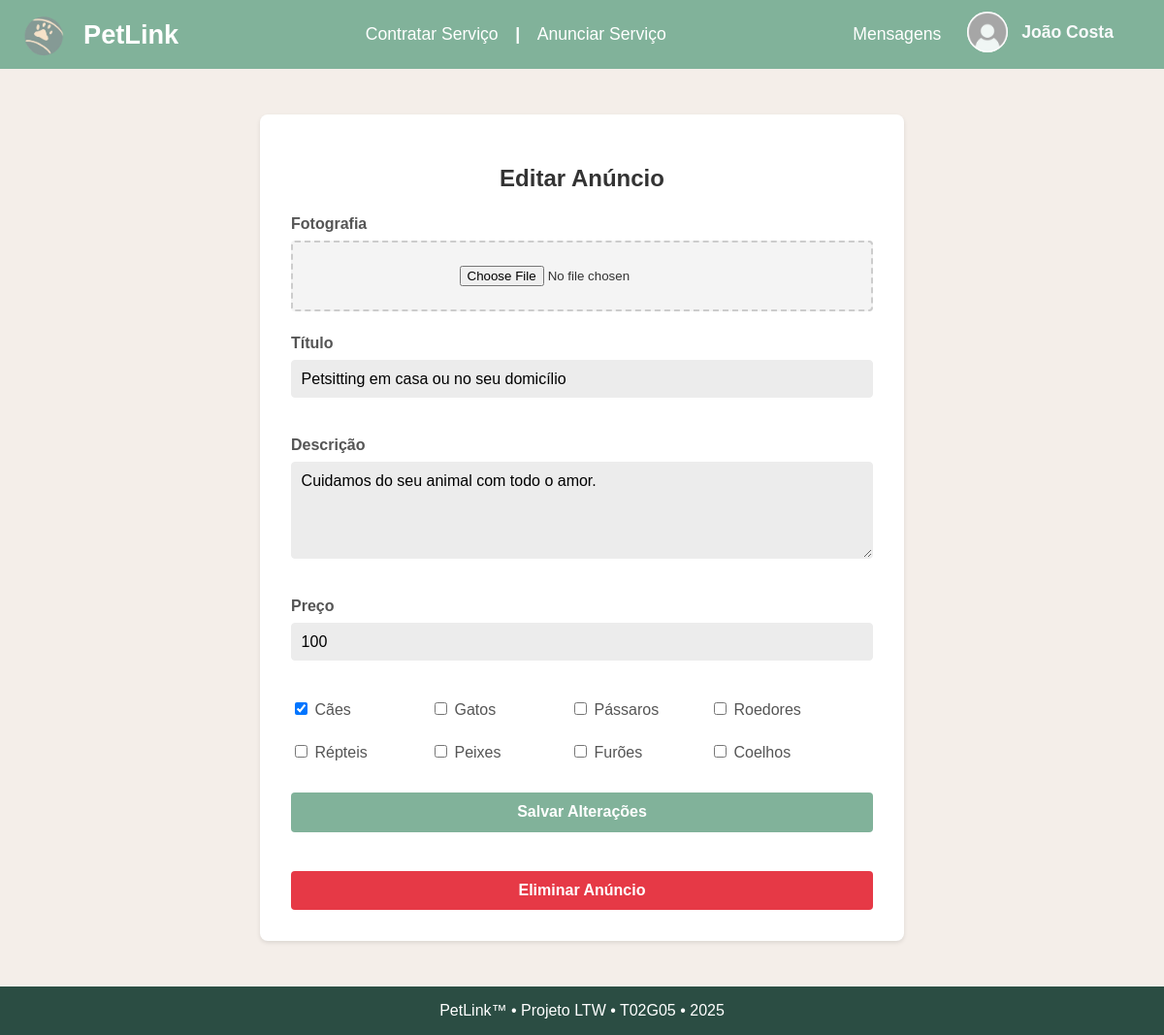
Screenshot of /pages/edit_ad.php?id=2 (signed in) with the database file from the repository.
### tables this page shows
CREATE TABLE Ads (
    ad_id           INTEGER PRIMARY KEY AUTOINCREMENT,
    service_id      INTEGER NOT NULL,
    freelancer_id   INTEGER NOT NULL,
    title           TEXT NOT NULL,
    description     TEXT NOT NULL,
    price           REAL NOT NULL,
    price_period    TEXT NOT NULL,
    created_at      TIMESTAMP DEFAULT CURRENT_TIMESTAMP,

    FOREIGN KEY (freelancer_id) REFERENCES Users(user_id) ON DELETE CASCADE,
    FOREIGN KEY (service_id) REFERENCES Services(service_id) ON DELETE RESTRICT,
    CONSTRAINT valid_price_period CHECK (price_period IN ('hora', 'semana', 'dia', 'mês'))
);

### pages/edit_ad.php (called while the page is built, shortened)
<?php
require_once('../templates/layout.php');
require_once('../templates/edit_ad.php');
$db = getDatabaseConnection();
$userId = $_SESSION['user_id'];
$adId = isset($_GET['id']) ? intval($_GET['id']) : null;
$stmt = $db->prepare('SELECT * FROM Ads WHERE ad_id = ? AND freelancer_id = ?');
$stmt->execute([$adId, $userId]);
$ad = $stmt->fetch();
$animalStmt = $db->prepare('SELECT animal_id FROM Ad_animals WHERE ad_id = ?');
$animalStmt->execute([$adId]);
$associatedAnimals = $animalStmt->fetchAll(PDO::FETCH_COLUMN);
$success = isset($_GET['success']) ? intval($_GET['success']) : 0;
drawEditAd($ad, $associatedAnimals, $success);
?>

### templates/edit_ad.php (the view, shortened to what this page needs)
<?php function drawEditAd(array $ad, array $associated_animals, int $success): void { ?>
<main class="ads-layout">
    <section class="ad-content">
        <div class="form-container">
            <h2>Editar Anúncio</h2>
            <form action="../actions/action_editAd.php" method="post" enctype="multipart/form-data">
                <label for="animal-picture">Fotografia</label>
                    <div class="upload-box">
                        <input type="file" id="ad-picture" name="ad-picture" accept="image/*">
                    </div>
                <label for="ad-title">Título</label>
                <input type="text" id="ad-title" name="title" value="<?= htmlspecialchars($ad['title']) ?>" required>
                <label for="ad-description">Descrição</label>
                <textarea id="ad-description" name="description" required><?= htmlspecialchars($ad['description']) ?></textarea>
                <label for="ad-price">Preço</label>
                <input type="number" id="ad-price" name="price" step="0.01" value="<?= htmlspecialchars((string)$ad['price']) ?>" required>
                <div class="animal-checkboxes">
                    <?php
                    $animalOptions = [
                        1 => 'Cães',
                        2 => 'Gatos',
                        3 => 'Pássaros',
                        4 => 'Roedores',
                        5 => 'Répteis',
                        6 => 'Peixes',
                        7 => 'Furões',
                        8 => 'Coelhos'
                    ];
                    foreach ($animalOptions as $value => $label): ?>
                        <label>
                            <input type="checkbox"
                                name="animais[]"
                                value="<?= $value ?>"
                                <?= in_array($value, $associated_animals) ? 'checked' : '' ?>>
                            <?= htmlspecialchars($label) ?>
                        </label>
                    <?php endforeach; ?>
                </div>
                <button type="submit">Salvar Alterações</button>
            </form>
            <form action="../actions/action_deleteAd.php" method="post" style="display:inline;">
                <button type="submit" class="delete-button" onclick="return confirm('Tens certeza que queres deletar este anúncio PERMANENTEMENTE?')">Eliminar Anúncio</button>
            </form>
        </div>
    </section>
</main>
<?php } ?>

### stylesheets/style.css (style rules this page uses)
body { font-family: sans-serif; margin: 0; padding: 0; background-color: #f4eee9; color: #333; height: 100%; display: flex; flex-direction: column; }
.form-container { max-width: 600px; margin: 2em auto; background: white; padding: 2em; border-radius: 8px; box-shadow: 0 2px 4px rgba(0, 0, 0, 0.1); }
.form-container textarea { font-family: inherit; }
.form-container h2 { text-align: center; margin-bottom: 1em; font-size: 1.5em; color: #333; }
.form-container label { display: block; margin-bottom: 8px; font-weight: bold; color: #555; }
.form-container input[type="text"], .form-container input[type="number"], .form-container input[type="email"], .form-container input[type="password"], .form-container input[type="tel"], .form-container select, .form-container textarea { width: 100%; padding: 0.6em; border-radius: 4px; border: 1.5px solid #ececec; background-color: #ececec; margin-bottom: 1.5em; font-size: 1em; box-sizing: border-box; }
.form-container textarea { resize: vertical; min-height: 100px; }
.form-container button { width: 100%; padding: 0.7em; background-color: #81B29A; color: white; border: none; border-radius: 4px; font-size: 1em; font-weight: bold; cursor: pointer; transition: background-color 0.3s; }
.form-container .delete-button { background-color: #E63946; }
.upload-box { display: flex; justify-content: center; align-items: center; background-color: #f4f4f4; border: 2px dashed #ccc; border-radius: 4px; padding: 1.5em; margin-bottom: 1.5em; }
form label { display: block; margin: 1em 0 0.3em; }
button[type="submit"] { margin-top: 1.5em; }
form .animal-checkboxes { display: flex; flex-wrap: wrap; margin: 0; }
form .animal-checkboxes label { width: 24%; font-weight: lighter; }
.ad-content { padding: 15px; }
main { flex: 1; }

### rows the page displays
ads: title "Petsitting em casa ou no seu domicílio", description "Cuidamos do seu animal com todo o amor.", price "100"

### other values shown
$_SESSION['name'] "João Costa"
$label "Cães"
$label "Gatos"
$label "Pássaros"
$label "Roedores"
$label "Répteis"
$label "Peixes"
$label "Furões"
$label "Coelhos"
